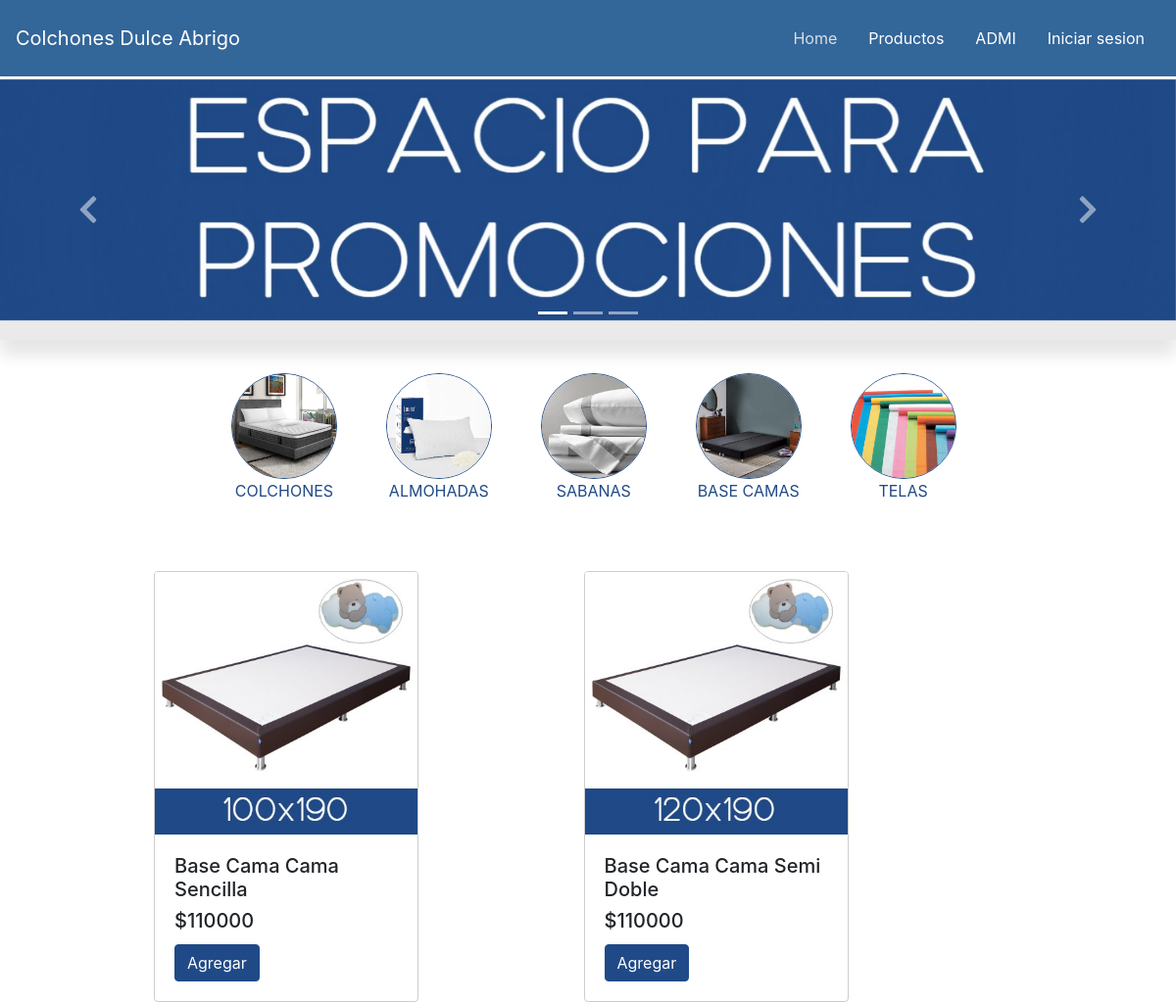
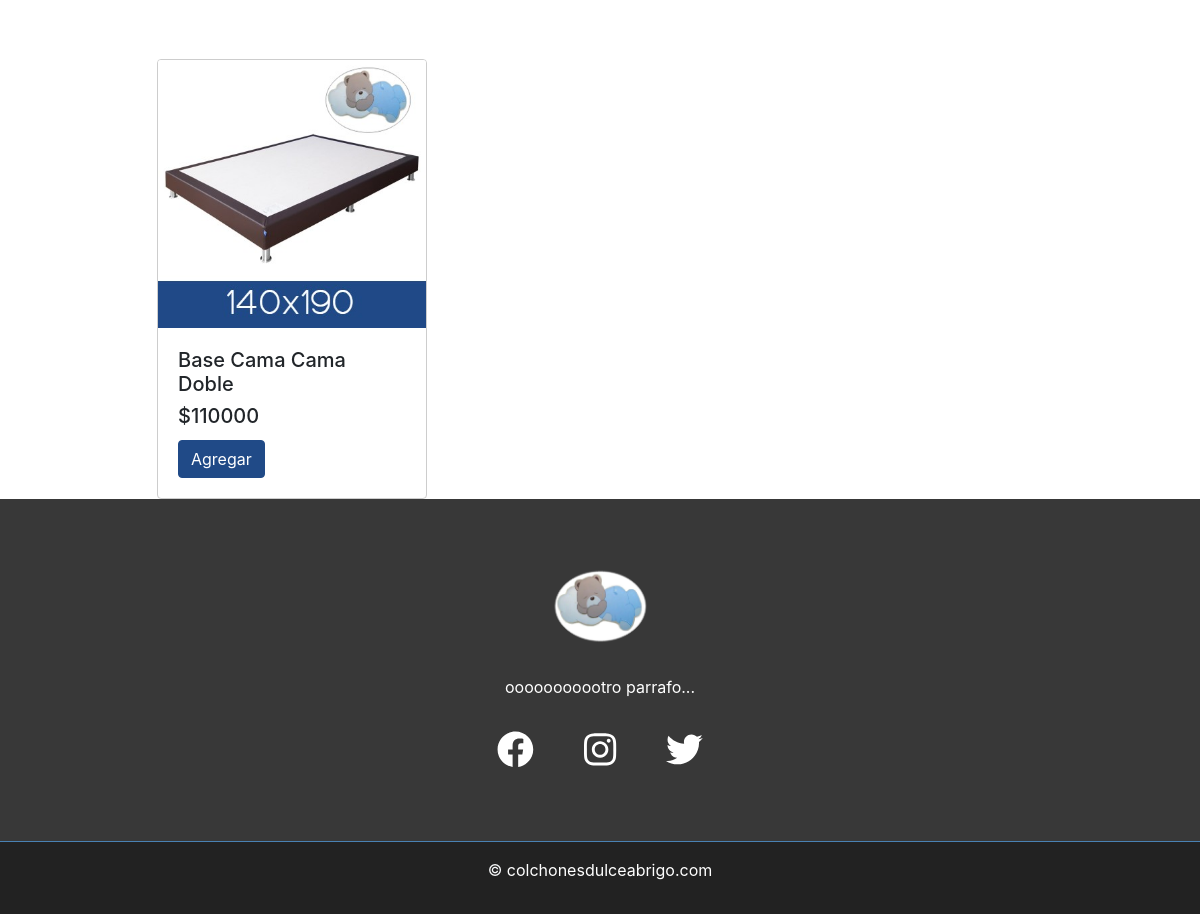
Page /?p=bases on the committed database (2 pictures, top to bottom).
### tables this page shows
CREATE TABLE `producto` (
  `codproducto` int(11) NOT NULL,
  `nombre_producto` varchar(30) NOT NULL,
  `descripcion` varchar(100) DEFAULT NULL,
  `precio` int(10) DEFAULT NULL,
  `existencia` int(11) DEFAULT NULL,
  `imagen` text NOT NULL,
  `fk_idcategoria` int(11) NOT NULL
);

### Modulos/bases.php (the view, shortened to what this page needs)
 <?php
if (!isset($_GET["c"])) {
  $c = "5";
} else {
  $c = $_GET["c"];
}
?>
<!doctype html>
<html lang="en">
  <head>
  </head>
 <body>
    <div id="carouselExampleCaptions" class="carousel slide" data-ride="carousel" data-interval="6000">
        <ol class="carousel-indicators">
            <li data-target="#carouselExampleCaptions" data-slide-to="0" class="active"></li>
            <li data-target="#carouselExampleCaptions" data-slide-to="1"></li>
            <li data-target="#carouselExampleCaptions" data-slide-to="2"></li>
        </ol>
        <div class="carousel-inner" style="padding-bottom: 20px; background-color: #eaeaea;">
            <div class="carousel-item active">
                <img src="./img/promociones.jpg" alt="" style="width: 100%; height: 10%;">
                <div class="carousel-caption d-none d-md-block">
                </div>
            </div>
        </div>
        <a class="carousel-control-prev" href="#carouselExampleCaptions" role="button" data-slide="prev">
            <span class="fas fa-chevron-left fa-2x"></span>
        </a>
        <a class="carousel-control-next" href="#carouselExampleCaptions" role="button" data-slide="next">
            <span class="fas fa-chevron-right fa-2x"></span>
        </a>
    </div>
  <div class="container">
    <br>
</div>
<div class="categorias_var">
    <ul>
        <li><a href="?p=colchones"><img src="img/catColchon.jpg"><br>COLCHONES</a></li>
        <li><a href="?p=almohadas"><img src="img/catAlmohada.jpg"><br>ALMOHADAS</a></li>
        <li><a href="?p=sabanas"><img src="img/catSabana.jpg"><br>SABANAS</a></li>
        <li><a href="?p=bases"><img src="img/catBase.jpg"><br>BASE CAMAS</a></li>
        <li><a href="?p=telas"><img src="img/catTela.jpg"><br>TELAS</a></li>
    </ul>
</div>
<?php
$sql="SELECT * FROM producto where fk_idcategoria=$c";
$conexion=Conectarse();
$resul= mysqli_query($conexion,$sql);
if(mysqli_num_rows($resul) > 0){
    while ($row=mysqli_fetch_array($resul)){
?>
<div class="proc">
    <div class="col-3" style="min-width: 300px; margin-left:142px; margin-top: 90px; margin-right: -140px;">
        <div class="card" style="border-color: #cdcdcd">
                <img
                title="<?php echo $row['nombre_producto'];?>"
                alt="<?php echo $row['nombre_producto'];?>"
                class="card-img-top"
                src="img/<?php echo $row['imagen'];?>"
                data-toggle="popover"
                data-trigger="hover"
                data-content="<?php echo $row['descripcion'];?>"
                >
                <div class="card-body">
                <h5><?php echo $row['nombre_producto'];?></h5>
                <h5 class="card-title">$<?php echo $row['precio'];?></h5>
            <form action="" method="post">
                <button class="btn btn-primary"
                name="btnAccion"
                value="Agregar"
                type="submit"
                style="background: #204a87; border: solid 1px #204a87;">Agregar</button>
            </form>
        </div>
    </div>
</div>
</div>
  </body>
</html>
        <?php
    }
}
    ?>

### css/style.css (style rules this page uses)
#carouselExampleCaptions { box-shadow: 0 1rem 1rem rgba(0, 0, 0, .1); margin-top: 0.5px; }
#carouselExampleCaptions img { width: 100%; height: 17%; }
.carousel-inner { max-height: 38rem!important; }
.carousel-item-next, .carousel-item-prev, .carousel-item.active { transition: transform 1.2s ease; }
#carouselExampleCaptions { width: 100%; height: 15%; }
.proc { display: inline-block; }
.proc { margin-top: -30px; }

### css/catEstilos.css (style rules this page uses)
.categorias_var a { text-decoration: none; color: #204a87; width: 100%; }
.categorias_var li { list-style: none; float: left; margin-left: 10px; padding: 10px; width: 13%; margin-right: 20px; text-align: center; }
.categorias_var ul { margin: 0; padding: 0; }
.categorias_var img { width: 100%; border-radius: 100%; border: solid 0.2px #204a87; min-width: 60px; }
.categorias_var { margin-left: 18%; }

### rows in the picture
producto: imagen (picture), nombre_producto "Base Cama Cama Sencilla", precio "110000"
producto: imagen (picture), nombre_producto "Base Cama Cama Semi Doble", precio "110000"
producto: imagen (picture), nombre_producto "Base Cama Cama Doble", precio "110000"
